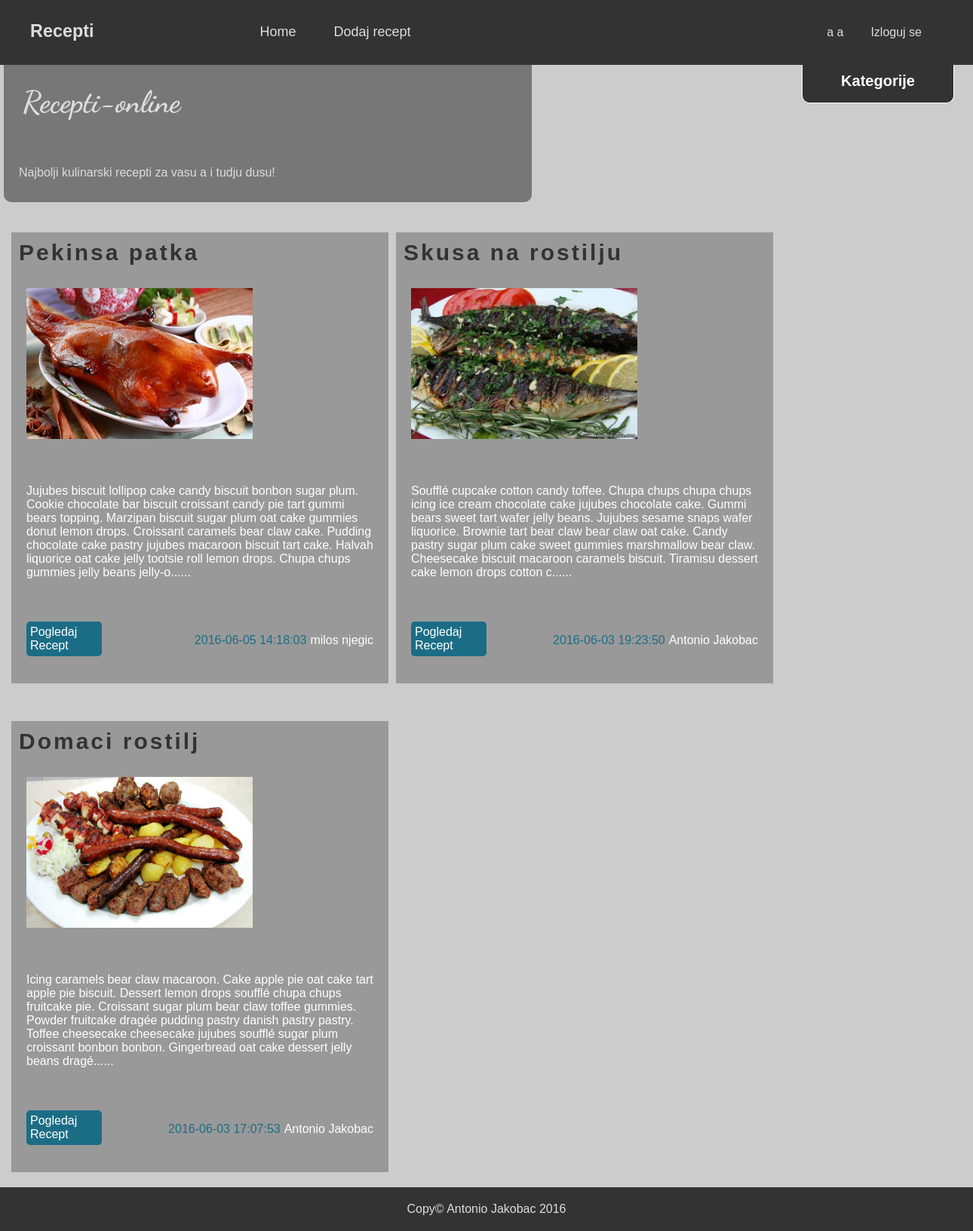
/index.php?page=category&cat=2 (signed in), run on the app's committed database.
### tables this page shows
CREATE TABLE `authors` (
  `id` int(11) NOT NULL,
  `first_name` varchar(255) NOT NULL,
  `last_name` varchar(255) NOT NULL,
  `email` varchar(255) NOT NULL,
  `password` varchar(64) NOT NULL
);

CREATE TABLE `recepies` (
  `id` int(11) NOT NULL,
  `author_id` int(11) NOT NULL,
  `category_id` int(11) NOT NULL,
  `title` varchar(255) NOT NULL,
  `content` text NOT NULL,
  `image` varchar(255) NOT NULL,
  `date` timestamp NOT NULL DEFAULT CURRENT_TIMESTAMP ON UPDATE CURRENT_TIMESTAMP
);

### public/index.php (called while the page is built, shortened)
<?php
include '../libs/config.php';
$controller = new controller\ViewController;
include 'includes/header.php';
include 'includes/sidebar.php';
$controller->home();
include 'includes/footer.php';

### libs/config.php (called while the page is built, shortened)
<?php
spl_autoload_register(function($class){
    $old = explode('\\', $class);
    $class_new = implode('/', $old);
});

### libs/Session.php (called while the page is built, shortened)
<?php
class Session{
    public static function getKey($key, $default = null){
        if(!isset($_SESSION[$key])){
            return $default;
        }else{
            return $_SESSION[$key];
        }
    }
};

### libs/database/conn/connection.php (called while the page is built, shortened)
<?php
class connection{
    private static $instance;
    public static function getInstanc(){
        if(self::$instance === null)
            return self::$instance = new \PDO("mysql:host=".DB_HOST."; dbname=".DB_NAME, DB_USER, DB_PASS);
        return self::$instance;
    }
}

### libs/database/DB.php (called while the page is built, shortened)
<?php
class DB{
    protected static $conn;
    protected static function setConnection(){
        static::$conn = conn\connection::getInstanc();
        static::$conn->setAttribute(PDO::ATTR_ERRMODE, PDO::ERRMODE_EXCEPTION);
    }
    public static function find_by_id($id){
        $table = static::$table;
        $keyColumn = static::$keyColumn;
        $sql = "SELECT * FROM {$table} WHERE {$keyColumn}={$id}";
        $result = static::$conn->query($sql);
        return $result->fetch(PDO::FETCH_OBJ);
    }
    public static function find_by_sql($sql){
        $result = static::$conn->query($sql);
        return $result->fetchAll(PDO::FETCH_OBJ);
    }
}

### controller/Controller.php (called while the page is built, shortened)
<?php
class Controller{
    public function loadView($view){
        include 'includes/'.$view.'.php';
    }
}

### public/includes/category.php (the view)
<?php
$id= urldecode($_GET['cat']);
$sql = "SELECT * FROM recepies WHERE category_id = {$id} ORDER BY date DESC";
$recepti = libs\Recepi::find_by_sql($sql);
?>
            <div id="content">
                <?php foreach($recepti as $recept):?>
                <?php
                    $author = libs\Author::find_by_id($recept->author_id);
                ?>
                <div class="article">
                    <h3><?= $recept->title;?></h3>
                    <img style="width:300px; margin:20px;" src="images/recepies/<?= $recept->image;?>" alt="<?= $recept->title?>">
                    <p><?= substr($recept->content, 0,400).'......';?></p>
                    <p class="author"><span class="date"><?= $recept->date;?></span><?= $author->first_name.' '.$author->last_name; ?></p>
                    <p class="view_more" ><a href="index.php?page=single_page&id=<?= $recept->id;?>">Pogledaj Recept</a></p>
                </div>
                <?php endforeach;?>
            </div>

### public/includes/header.php (shortened to what this page needs)
<!DOCTYPE html>
<html>
    <head>
        <link rel="stylesheet" type="text/css" href="styles/css/style.css">
    </head>
    <div id="wrapper">
        <div id="header">
            <div id="logo">
                <h3>Recepti</h3>
            </div>
            <div id="navbar">
                <ul>
                    <li><a href="index.php">Home</a></li>
                    <?php if(libs\Session::getKey('id')): ?>
                        <li><a href="index.php?page=dodaj_recept">Dodaj recept</a></li>
                    <?php endif;?>
                </ul>
            </div>
            <div id="login">
                <?php if(!libs\Session::getKey('id')):;?>
                <ul>
                    <li><a href="index.php?page=login">Uloguj se</a></li>
                    <li><a href="?page=insert_author">Registruj se</a></li>
                </ul>
                <?php else: ?>
                <p><?php
                    $person = libs\Author::find_by_id(\libs\Session::getKey('id'));
                    echo $person->first_name.' '.$person->last_name;
                ?></p>
                <p><a href="?logout">Izloguj se</a></p>
                <?php endif;?>
            </div>
        </div>
        <div id="main">
            <div id="top">
                <h1>Recepti-online</h1>
                <p>Najbolji kulinarski recepti za vasu a i tudju dusu!</p>
            </div>

### public/styles/css/style.css (style rules this page uses)
#wrapper { background-color: #ccc; font-family: Helvetica; }
#header { background-color: #333; color:#ddd; overflow: hidden; }
#header>div { float:left; overflow: hidden; }
#logo { padding:5px; padding-left:40px; font-size: 20px }
#navbar { margin-left:150px; }
#navbar>ul { list-style: none; margin:0; }
#navbar>ul>li { float:left; }
#navbar a { display:block; text-decoration: none; color:#ddd; padding:32px 25px; font-size: 18px; transition: background-color 0.3s; }
#header>#login { float: right; margin-right:50px; }
#login>p { float:left; padding:18px; }
#login>p>a { text-decoration: none; display: block; color:#ddd; }
#main { margin:0 auto; width:1280px; overflow: hidden; }
#top { float:left; background-color: #777; width:700px; border-radius:0 0 10px 10px; }
#top>h1 { margin:0; padding: 25px; color:#ddd; font-family: 'Dancing Script', cursive; font-size: 40px; }
#top>p { padding:20px; color:#ddd; margin-bottom:10px; }
#content { padding: 10px; clear: both; min-height: 700px; }
.article { margin-top:30px; margin-right: 10px; margin-bottom: 20px; display: block; background-color: #999; overflow: hidden; width:500px; float:left; }
.article>h3 { margin:0; letter-spacing: 3px; font-size: 30px; padding: 10px; color:#333; }
.article>p { padding: 20px; color:white; }
.article>img { width: 200px; height:200px; }
.view_more { width:100px; }
.view_more a { color: white; display:block; padding:5px; background-color: #1b6d85; text-decoration: none; border-radius: 5px; }
.date { color:#1b6d85; margin-right:5px; }
.author { float:right; }

### data on the page
authors: first_name "a", last_name "a"
recepies: title "Pekinsa patka", image (picture), content "Jujubes biscuit lollipop cake candy biscuit bonbon sugar plum. Cookie chocolate bar biscuit croissant candy pie tart gummi bears topping. Marzipan biscuit sugar plum oat cake gummies donut lemon drops. Croissant caramels bear claw cake. Pudding chocolate cake pastry jujubes macaroon biscuit tart cake. Halvah liquorice oat cake jelly tootsie roll lemon drops. Chupa chups gummies jelly beans jelly-o", date "2016-06-05 14:18:03", author.first_name "milos", author.last_name "njegic"
recepies: title "Skusa na rostilju", image (picture), content "Soufflé cupcake cotton candy toffee. Chupa chups chupa chups icing ice cream chocolate cake jujubes chocolate cake. Gummi bears sweet tart wafer jelly beans. Jujubes sesame snaps wafer liquorice. Brownie tart bear claw bear claw oat cake. Candy pastry sugar plum cake sweet gummies marshmallow bear claw. Cheesecake biscuit macaroon caramels biscuit. Tiramisu dessert cake lemon drops cotton c", date "2016-06-03 19:23:50", author.first_name "Antonio", author.last_name "Jakobac"
recepies: title "Domaci rostilj", image (picture), content "Icing caramels bear claw macaroon. Cake apple pie oat cake tart apple pie biscuit. Dessert lemon drops soufflé chupa chups fruitcake pie. Croissant sugar plum bear claw toffee gummies. Powder fruitcake dragée pudding pastry danish pastry pastry. Toffee cheesecake cheesecake jujubes soufflé sugar plum croissant bonbon bonbon. Gingerbread oat cake dessert jelly beans dragé", date "2016-06-03 17:07:53", author.first_name "Antonio", author.last_name "Jakobac"
